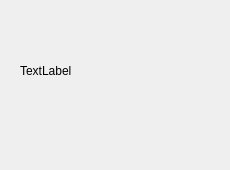
<?xml version="1.0" encoding="UTF-8"?>
<ui version="4.0">
 <class>Informacion</class>
 <widget class="QDialog" name="Informacion">
  <property name="geometry">
   <rect>
    <x>0</x>
    <y>0</y>
    <width>230</width>
    <height>170</height>
   </rect>
  </property>
  <property name="windowTitle">
   <string>Dialog</string>
  </property>
  <widget class="QLabel" name="label">
   <property name="geometry">
    <rect>
     <x>20</x>
     <y>10</y>
     <width>201</width>
     <height>121</height>
    </rect>
   </property>
   <property name="text">
    <string>TextLabel</string>
   </property>
  </widget>
 </widget>
 <resources/>
 <connections/>
</ui>
